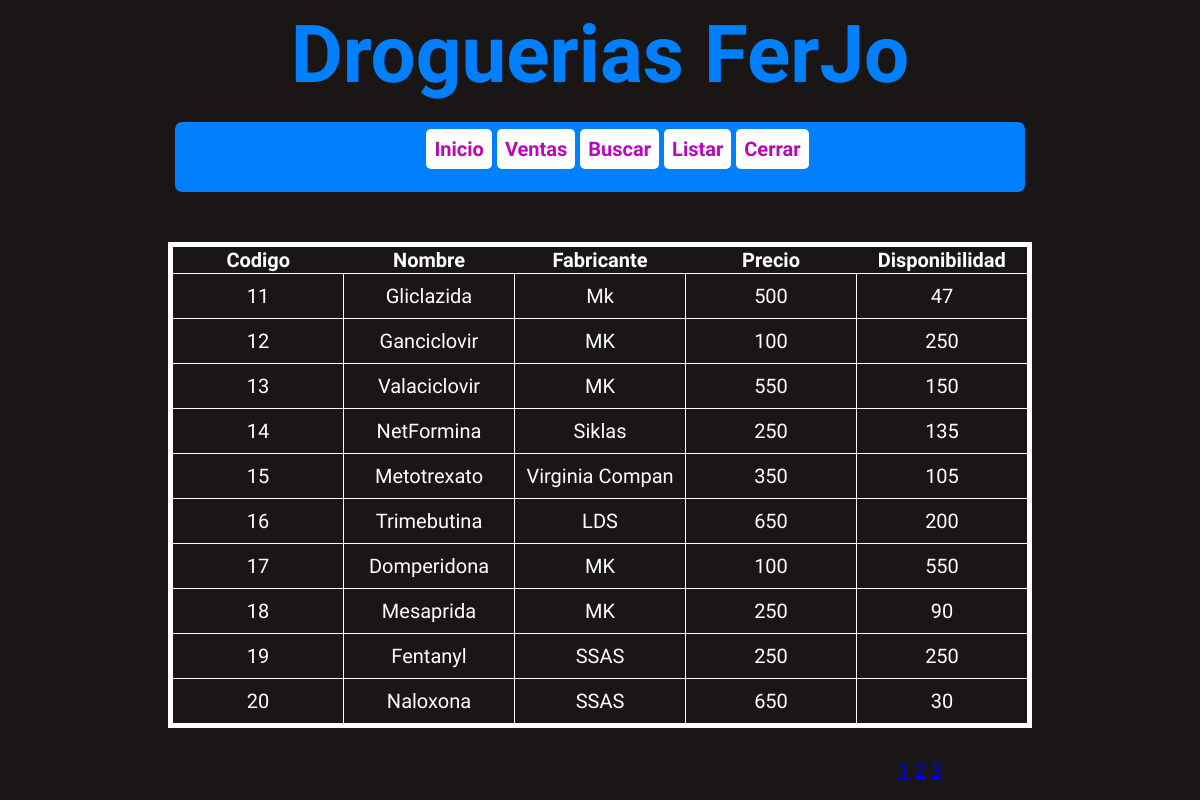
The page /listar.php?pagina=2 (signed in) on the database its author committed.
### tables this page shows
CREATE TABLE `drogas` (
  `Codigo` int(15) NOT NULL,
  `Nombre` varchar(15) NOT NULL,
  `Fabricante` varchar(15) NOT NULL,
  `Presentacion` varchar(15) NOT NULL,
  `Tipo` varchar(15) NOT NULL,
  `Fecha_Vencimiento` date NOT NULL,
  `Precio` int(20) NOT NULL,
  `Disponibilidad` int(10) NOT NULL,
  `Cod_Proveedor` int(15) NOT NULL,
  `Formula` varchar(2) DEFAULT NULL
);

### listar.php (the view, shortened to what this page needs)
<!DOCTYPE html>
<html>
<head>
	<link rel="stylesheet" type="text/css" href="stylesheet.css">
</head>
<body>
<div id='Contenido'>
	<header>
		<hgroup>
		<h1><a href="index.php">Droguerias FerJo</a></h1>
		</hgroup>
		<div id='Menu'>
			<nav>
				<ul>
					<?php
					echo "<li><a href='index.php'>Inicio</a></li>";
					echo "<li><a href='ventas.php'>Ventas</a></li>";
					echo "<li><a href='buscar.php'>Buscar</a></li>";
					echo "<li><a href='listar.php'>Listar</a></li>";
					echo "<li><a href='cerrar.php'>Cerrar</a></li>";
					?>
				</ul>
			</nav>
		</div>
		<div>
		<?php
			require("conexion.php");
			$consulta = "SELECT Codigo, Nombre, Fabricante, Precio, Disponibilidad FROM drogas";
			$result = mysqli_query($conexion, $consulta);
			$tamano_paginas = 10;
			if(isset($_GET["pagina"])){
				$pagina = $_GET["pagina"];
			}else{
				$pagina = 1;
			}
			$numfilas = mysqli_num_rows($result);
			$totalpag = ceil($numfilas/$tamano_paginas);
			$desde = ($pagina -1)*$tamano_paginas;
			$consulta_limite ="SELECT Codigo, Nombre, Fabricante, Precio, Disponibilidad FROM drogas LIMIT $desde, $tamano_paginas";
			$result = mysqli_query($conexion, $consulta_limite);
			if(!empty($result)){
				echo "<table>";
				echo "<thead>";
				echo "<tr>";
				echo "<th>Codigo</th>";
				echo "<th>Nombre</th>";
				echo "<th>Fabricante</th>";
				echo "<th>Precio</th>";
				echo "<th>Disponibilidad</th>";
				echo "</thead>";
				echo "<tbody>";
				while($fila = mysqli_fetch_row($result)){
					echo "<tr><td>";
					echo "$fila[0] </td><td>";
					echo " $fila[1] </td><td>";
					echo "$fila[2] </td><td>";
					echo "$fila[3] </td><td>";
					echo "$fila[4]</td></td></tr>";
				}
				echo "</tbody>";
				echo "</table>";
			}else{
				echo "<h1 id = 'Error'>No hay drogas en el inventario</h1>";
			}
		?>
		</div>
		<div id='Paginacion'>
		<?php
			for($i = 1; $i <= $totalpag; $i++){
				echo "<a href='?pagina=" . $i . "'>" . $i . "</a>  ";
			}
		?>
		</div>
	</header>
</div>
</body>
</html>

### stylesheet.css (style rules this page uses)
body { background-color: #1A1616; font-family: 'Gloria Hallelujah', cursive; font-size: 20px; color: #FFF; }
header hgroup h1 { font-size: 80px; color: #0080FF; margin: 0 auto; font-family: 'Ranga', cursive; }
header hgroup h1 a { text-decoration: none; color: #0080FF; }
#Contenido { text-align: center; }
#Menu { margin: 0 auto; background-color: #0080FF; border-radius: 7px; width: 850px; height: 70px; }
nav ul { list-style-type: none; }
nav ul li { display: inline-block; margin-top: 7px; margin-right: 5px; cursor: pointer; border-radius: 5px; background-color: white; padding: 8px; font-weight: bold; transition: all 0.5s linear; -webkit-transition: all 0.5s linear; -o-transition: all 0.5s linear; -moz-transition: all 0.5s linea }
nav ul li a { text-decoration: none; color: #b709ba; }
table { margin: 0 auto; margin-top: 50px; border: 5px solid white; border-collapse: collapse; text-align: center; }
table td { border-radius: 7px; border: 1px solid white; padding: 10px; width: 150px; }
#Paginacion { margin-top: 30px; margin-right: 250px; text-align: right; }

### rows shown on the page
drogas: Codigo "11", Nombre "Gliclazida", Fabricante "Mk", Precio "500", Disponibilidad "47"
drogas: Codigo "12", Nombre "Ganciclovir", Fabricante "MK", Precio "100", Disponibilidad "250"
drogas: Codigo "13", Nombre "Valaciclovir", Fabricante "MK", Precio "550", Disponibilidad "150"
drogas: Codigo "14", Nombre "NetFormina", Fabricante "Siklas", Precio "250", Disponibilidad "135"
drogas: Codigo "15", Nombre "Metotrexato", Fabricante "Virginia Compan", Precio "350", Disponibilidad "105"
drogas: Codigo "16", Nombre "Trimebutina", Fabricante "LDS", Precio "650", Disponibilidad "200"
drogas: Codigo "17", Nombre "Domperidona", Fabricante "MK", Precio "100", Disponibilidad "550"
drogas: Codigo "18", Nombre "Mesaprida", Fabricante "MK", Precio "250", Disponibilidad "90"
drogas: Codigo "19", Nombre "Fentanyl", Fabricante "SSAS", Precio "250", Disponibilidad "250"
drogas: Codigo "20", Nombre "Naloxona", Fabricante "SSAS", Precio "650", Disponibilidad "30"
